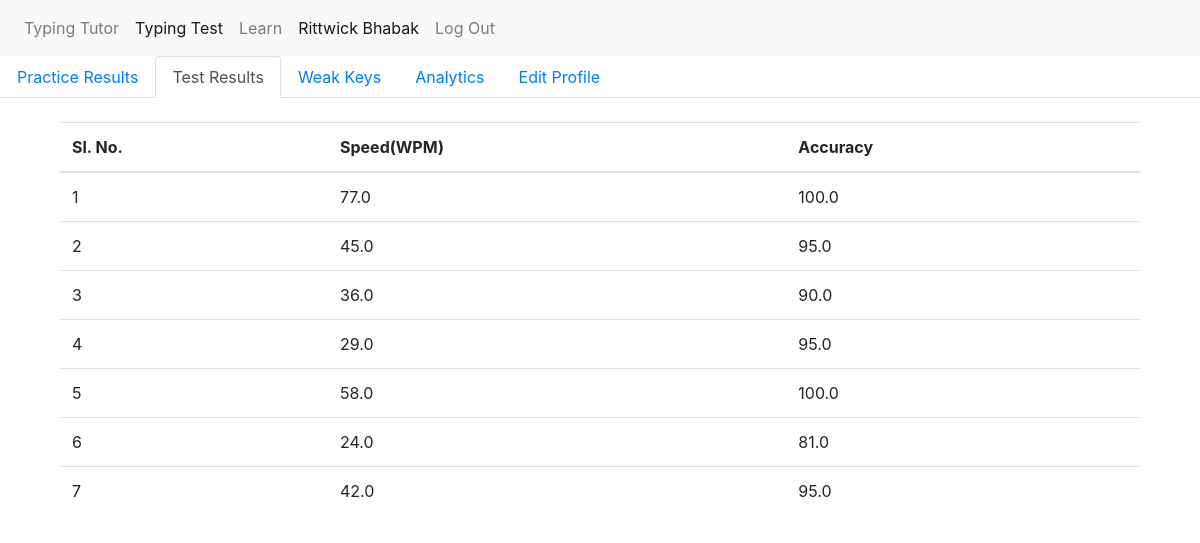
The app's page /dashboard/test-results (signed in), older data.
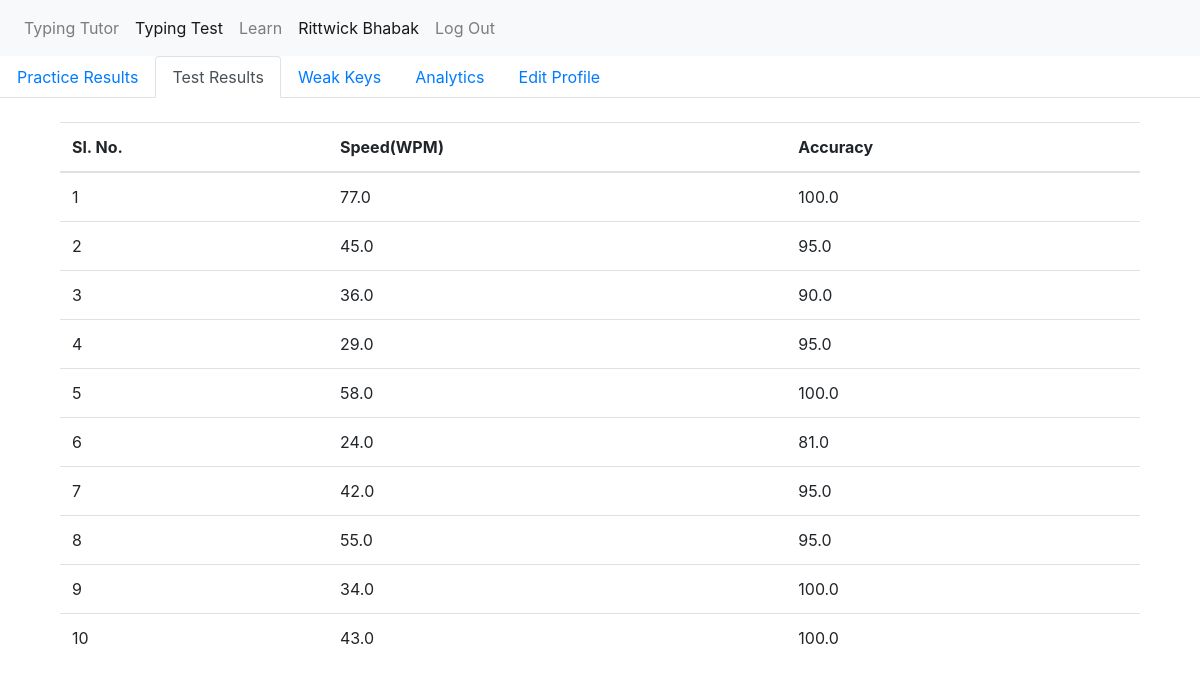
The same page, newer data.
### myproject/models.py (models this page shows, shortened)
class User(db.Model,UserMixin):
    __tablename__ = 'users'
    id = db.Column(db.Integer, primary_key=True)
    name = db.Column(db.String(64))
    email = db.Column(db.String(64))
    username = db.Column(db.String(64))
    password_hash = db.Column(db.String(128))
    avgSpeed = db.Column(db.Integer)
    level = db.Column(db.Integer)
    weakKeys = db.Column(db.String)

class TestResults(db.Model):
    id = db.Column(db.Integer, primary_key=True)
    user_id = db.Column(db.Integer)
    speed = db.Column(db.Float)
    accuracy = db.Column(db.Float)

### app.py (the view)
@app.route('/dashboard/test-results')
@login_required
def testresults():
    user_id = session['current_user_id_typemaster']
    testresults = TestResults.query.filter_by(user_id=user_id)
    result = []
    for ind,r in enumerate(testresults):
        result.append([ind+1,r.speed,r.accuracy])
    return render_template('logtestresults.html', result = result)

### myproject/models.py (called while the page is built)
@login_manager.user_loader
def load_user(user_id):
    return User.query.get(user_id)

### myproject/templates/logtestresults.html
{% extends "dashboardbase.html" %}
{% block activetest %} active {% endblock %}
{% block dashboarditems %}
<div class="container my-4 mydiv" id="practice-div">
    <table class="table">
        <thead>
            <tr>
                <th scope="col">Sl. No.</th>
                <th scope="col">Speed(WPM)</th>
                <th scope="col">Accuracy</th>
            </tr>
        </thead>
        <tbody>
            {% for r in result %}
            <tr>
                <td>{{r[0]}}</td>
                <td>{{r[1]}}</td>
                <td>{{r[2]}}</td>
            </tr>
            {% endfor %}
        </tbody>
    </table>
</div>
{% endblock %}

### myproject/templates/dashboardbase.html
{% extends "base.html" %}
{% block activeusername %} active {% endblock %}
{% block body %}
<ul class="nav nav-tabs">
    <li class="nav-item">
        <a class="nav-link {% block activepractice %} {% endblock %}" id="practice" href="{{url_for('dashboard')}}">Practice Results</a>
    </li>
    <li class="nav-item">
        <a class="nav-link {% block activetest %} {% endblock %}" id="test" href="{{url_for('testresults')}}">Test Results</a>
    </li>
    <li class="nav-item">
        <a class="nav-link {% block activeweakkeys %} {% endblock %}" id="weakkeys" href="{{url_for('weakkeys')}}">Weak Keys</a>
    </li>
    <li class="nav-item">
        <a class="nav-link {% block activeanalytics %} {% endblock %}" id="analytics" href="{{url_for('analytics')}}">Analytics</a>
    </li>
    <li class="nav-item">
        <a class="nav-link {% block activeeditprofile %} {% endblock %}" id="edit-profile" href="{{url_for('editprofile')}}">Edit Profile</a>
    </li>
</ul>
<div class="container my-4 mydiv" id="practice-div">
    {% block dashboarditems %} {% endblock %}
</div>
{% endblock %}

### myproject/templates/base.html (shortened to what this page needs)
<!DOCTYPE html>
<html lang="en">
<head>
  <link rel="stylesheet" href="{{ url_for('static', filename='css/bootstrap.css') }}">
  <link rel="stylesheet" href="{{ url_for('static', filename='css/base.css') }}">
</head>
<body>
  <nav class="navbar navbar-expand navbar-light bg-light">
    <div class="collapse navbar-collapse" id="navbarsExample02">
      <ul class="navbar-nav mr-auto">
        {% if current_user.is_authenticated %}
        <li class="nav-item {% block activetutor %} {% endblock %}">
          <a class="nav-link" href="{{url_for('exercise')}}">Typing Tutor <span class="sr-only">(current)</span></a>
        </li>
        {% else %}
        <li class="nav-item active">
          <a href="{{url_for('index')}}" class="nav-link">Home</a>
        </li>
        {% endif %}
        <li class="nav-item {% block activetest %} {% endblock %}">
          <a class="nav-link" href="{{url_for('typetest')}}">Typing Test</a>
        </li>
        <li class="nav-item {% block activelearn %} {% endblock %}">
          <a class="nav-link" href="#">Learn</a>
        </li>
        {% if current_user.is_authenticated %}
        <li class="nav-item {% block activeusername %} {% endblock %}">
          <a class="nav-link" href="{{url_for('dashboard')}}">{{current_user.name}}</a>
        </li>
        <li class="nav-item {% block activelogout %} {% endblock %}">
          <a class="nav-link" href="{{url_for('logout')}}">Log Out</a>
        </li>
        {% endif %}
      </ul>
    </div>
  </nav>
  {% block body %} {% endblock %}
</body>
</html>

Row changes from the older to the newer data that the page shows:
added TestResults: id "8", speed "55.0", accuracy "95.0"
added TestResults: id "9", speed "34.0", accuracy "100.0"
added TestResults: id "10", speed "43.0", accuracy "100.0"
